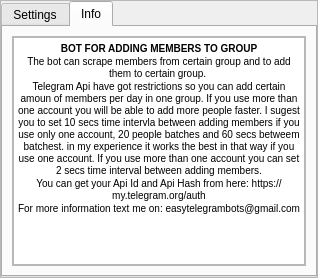
<?xml version="1.0" encoding="UTF-8"?>
<ui version="4.0">
 <class>Settings_2</class>
 <widget class="QWidget" name="Settings_2">
  <property name="geometry">
   <rect>
    <x>0</x>
    <y>0</y>
    <width>318</width>
    <height>278</height>
   </rect>
  </property>
  <property name="windowTitle">
   <string>Form</string>
  </property>
  <layout class="QVBoxLayout" name="verticalLayout">
   <property name="spacing">
    <number>0</number>
   </property>
   <property name="leftMargin">
    <number>0</number>
   </property>
   <property name="topMargin">
    <number>0</number>
   </property>
   <property name="rightMargin">
    <number>0</number>
   </property>
   <property name="bottomMargin">
    <number>0</number>
   </property>
   <item>
    <widget class="QFrame" name="settings_body_frame">
     <property name="frameShape">
      <enum>QFrame::StyledPanel</enum>
     </property>
     <property name="frameShadow">
      <enum>QFrame::Raised</enum>
     </property>
     <layout class="QVBoxLayout" name="verticalLayout_2">
      <property name="spacing">
       <number>0</number>
      </property>
      <property name="leftMargin">
       <number>0</number>
      </property>
      <property name="topMargin">
       <number>0</number>
      </property>
      <property name="rightMargin">
       <number>0</number>
      </property>
      <property name="bottomMargin">
       <number>0</number>
      </property>
      <item>
       <widget class="QTabWidget" name="settings_menu">
        <property name="font">
         <font>
          <pointsize>9</pointsize>
         </font>
        </property>
        <property name="currentIndex">
         <number>1</number>
        </property>
        <widget class="QWidget" name="Settings">
         <attribute name="title">
          <string>Settings</string>
         </attribute>
         <layout class="QVBoxLayout" name="verticalLayout_3">
          <property name="spacing">
           <number>0</number>
          </property>
          <property name="leftMargin">
           <number>0</number>
          </property>
          <property name="topMargin">
           <number>0</number>
          </property>
          <property name="rightMargin">
           <number>0</number>
          </property>
          <property name="bottomMargin">
           <number>0</number>
          </property>
          <item>
           <widget class="QFrame" name="frame_2">
            <property name="frameShape">
             <enum>QFrame::StyledPanel</enum>
            </property>
            <property name="frameShadow">
             <enum>QFrame::Raised</enum>
            </property>
            <layout class="QVBoxLayout" name="verticalLayout_4">
             <property name="spacing">
              <number>0</number>
             </property>
             <property name="leftMargin">
              <number>0</number>
             </property>
             <property name="topMargin">
              <number>0</number>
             </property>
             <property name="rightMargin">
              <number>0</number>
             </property>
             <property name="bottomMargin">
              <number>0</number>
             </property>
             <item>
              <widget class="QFrame" name="frame">
               <property name="frameShape">
                <enum>QFrame::StyledPanel</enum>
               </property>
               <property name="frameShadow">
                <enum>QFrame::Raised</enum>
               </property>
               <layout class="QVBoxLayout" name="verticalLayout_5">
                <property name="spacing">
                 <number>0</number>
                </property>
                <property name="leftMargin">
                 <number>0</number>
                </property>
                <property name="topMargin">
                 <number>0</number>
                </property>
                <property name="rightMargin">
                 <number>0</number>
                </property>
                <property name="bottomMargin">
                 <number>0</number>
                </property>
                <item>
                 <widget class="QCheckBox" name="checkBox">
                  <property name="maximumSize">
                   <size>
                    <width>200</width>
                    <height>16777215</height>
                   </size>
                  </property>
                  <property name="text">
                   <string>Add members by Id</string>
                  </property>
                 </widget>
                </item>
                <item>
                 <widget class="QCheckBox" name="checkBox_2">
                  <property name="text">
                   <string>Add members by username</string>
                  </property>
                 </widget>
                </item>
                <item>
                 <widget class="QCheckBox" name="checkBox_3">
                  <property name="text">
                   <string>Skip already added users</string>
                  </property>
                 </widget>
                </item>
                <item>
                 <widget class="QCheckBox" name="checkBox_4">
                  <property name="text">
                   <string>Automatic settings for multiple accounts</string>
                  </property>
                 </widget>
                </item>
               </layout>
              </widget>
             </item>
             <item>
              <widget class="QFrame" name="frame_3">
               <property name="frameShape">
                <enum>QFrame::StyledPanel</enum>
               </property>
               <property name="frameShadow">
                <enum>QFrame::Raised</enum>
               </property>
               <layout class="QHBoxLayout" name="horizontalLayout">
                <property name="leftMargin">
                 <number>11</number>
                </property>
                <property name="topMargin">
                 <number>11</number>
                </property>
                <property name="rightMargin">
                 <number>11</number>
                </property>
                <property name="bottomMargin">
                 <number>11</number>
                </property>
                <item>
                 <widget class="QFrame" name="frame_4">
                  <property name="sizePolicy">
                   <sizepolicy hsizetype="Expanding" vsizetype="Preferred">
                    <horstretch>0</horstretch>
                    <verstretch>0</verstretch>
                   </sizepolicy>
                  </property>
                  <property name="frameShape">
                   <enum>QFrame::StyledPanel</enum>
                  </property>
                  <property name="frameShadow">
                   <enum>QFrame::Raised</enum>
                  </property>
                  <layout class="QVBoxLayout" name="verticalLayout_8">
                   <property name="spacing">
                    <number>0</number>
                   </property>
                   <property name="leftMargin">
                    <number>0</number>
                   </property>
                   <property name="topMargin">
                    <number>0</number>
                   </property>
                   <property name="rightMargin">
                    <number>0</number>
                   </property>
                   <property name="bottomMargin">
                    <number>0</number>
                   </property>
                   <item>
                    <widget class="QLabel" name="label">
                     <property name="text">
                      <string>Interval between member add(secs)</string>
                     </property>
                     <property name="wordWrap">
                      <bool>true</bool>
                     </property>
                    </widget>
                   </item>
                   <item>
                    <widget class="QLabel" name="label_2">
                     <property name="text">
                      <string>Interval between memeber batches(secs)</string>
                     </property>
                     <property name="wordWrap">
                      <bool>true</bool>
                     </property>
                    </widget>
                   </item>
                   <item>
                    <widget class="QLabel" name="label_3">
                     <property name="text">
                      <string>Memebrs per batch</string>
                     </property>
                    </widget>
                   </item>
                  </layout>
                 </widget>
                </item>
                <item alignment="Qt::AlignRight">
                 <widget class="QFrame" name="frame_6">
                  <property name="font">
                   <font>
                    <pointsize>3</pointsize>
                   </font>
                  </property>
                  <property name="frameShape">
                   <enum>QFrame::StyledPanel</enum>
                  </property>
                  <property name="frameShadow">
                   <enum>QFrame::Raised</enum>
                  </property>
                  <layout class="QVBoxLayout" name="verticalLayout_9">
                   <property name="spacing">
                    <number>0</number>
                   </property>
                   <property name="leftMargin">
                    <number>0</number>
                   </property>
                   <property name="topMargin">
                    <number>0</number>
                   </property>
                   <property name="rightMargin">
                    <number>0</number>
                   </property>
                   <property name="bottomMargin">
                    <number>0</number>
                   </property>
                   <item>
                    <widget class="QLineEdit" name="lineEdit">
                     <property name="maximumSize">
                      <size>
                       <width>30</width>
                       <height>16777215</height>
                      </size>
                     </property>
                     <property name="font">
                      <font>
                       <pointsize>8</pointsize>
                      </font>
                     </property>
                     <property name="placeholderText">
                      <string>10</string>
                     </property>
                    </widget>
                   </item>
                   <item>
                    <widget class="QLineEdit" name="lineEdit_2">
                     <property name="maximumSize">
                      <size>
                       <width>30</width>
                       <height>16777215</height>
                      </size>
                     </property>
                     <property name="font">
                      <font>
                       <pointsize>8</pointsize>
                      </font>
                     </property>
                     <property name="placeholderText">
                      <string>60</string>
                     </property>
                    </widget>
                   </item>
                   <item>
                    <widget class="QLineEdit" name="lineEdit_3">
                     <property name="maximumSize">
                      <size>
                       <width>30</width>
                       <height>16777215</height>
                      </size>
                     </property>
                     <property name="font">
                      <font>
                       <pointsize>8</pointsize>
                      </font>
                     </property>
                     <property name="text">
                      <string/>
                     </property>
                     <property name="placeholderText">
                      <string>20</string>
                     </property>
                    </widget>
                   </item>
                  </layout>
                 </widget>
                </item>
               </layout>
              </widget>
             </item>
            </layout>
           </widget>
          </item>
         </layout>
        </widget>
        <widget class="QWidget" name="Info">
         <attribute name="title">
          <string>Info</string>
         </attribute>
         <layout class="QVBoxLayout" name="verticalLayout_6">
          <item>
           <widget class="QFrame" name="frame_5">
            <property name="frameShape">
             <enum>QFrame::StyledPanel</enum>
            </property>
            <property name="frameShadow">
             <enum>QFrame::Raised</enum>
            </property>
            <layout class="QVBoxLayout" name="verticalLayout_7">
             <property name="spacing">
              <number>0</number>
             </property>
             <property name="leftMargin">
              <number>0</number>
             </property>
             <property name="topMargin">
              <number>0</number>
             </property>
             <property name="rightMargin">
              <number>0</number>
             </property>
             <property name="bottomMargin">
              <number>0</number>
             </property>
             <item>
              <widget class="QTextEdit" name="textEdit">
               <property name="font">
                <font>
                 <pointsize>5</pointsize>
                </font>
               </property>
               <property name="html">
                <string>&lt;!DOCTYPE HTML PUBLIC &quot;-//W3C//DTD HTML 4.0//EN&quot; &quot;http://www.w3.org/TR/REC-html40/strict.dtd&quot;&gt;
&lt;html&gt;&lt;head&gt;&lt;meta name=&quot;qrichtext&quot; content=&quot;1&quot; /&gt;&lt;style type=&quot;text/css&quot;&gt;
p, li { white-space: pre-wrap; }
&lt;/style&gt;&lt;/head&gt;&lt;body style=&quot; font-family:'MS Shell Dlg 2'; font-size:5pt; font-weight:400; font-style:normal;&quot;&gt;
&lt;p align=&quot;center&quot; style=&quot; margin-top:0px; margin-bottom:0px; margin-left:0px; margin-right:0px; -qt-block-indent:0; text-indent:0px;&quot;&gt;&lt;span style=&quot; font-size:7.8pt; font-weight:600;&quot;&gt;BOT FOR ADDING MEMBERS TO GROUP&lt;/span&gt;&lt;/p&gt;
&lt;p align=&quot;center&quot; style=&quot; margin-top:0px; margin-bottom:0px; margin-left:0px; margin-right:0px; -qt-block-indent:0; text-indent:0px;&quot;&gt;&lt;span style=&quot; font-size:7.8pt;&quot;&gt;The bot can scrape members from certain group and to add them to certain group. &lt;/span&gt;&lt;/p&gt;
&lt;p align=&quot;center&quot; style=&quot; margin-top:0px; margin-bottom:0px; margin-left:0px; margin-right:0px; -qt-block-indent:0; text-indent:0px;&quot;&gt;&lt;span style=&quot; font-size:7.8pt;&quot;&gt;Telegram Api have got restrictions so you can add certain amoun of members per day in one group. If you use more than one account you will be able to add more people faster. I sugest you to set 10 secs time intervla between adding members if you use only one account, 20 people batches and 60 secs betweem batchest. in my experience it works the best in that way if you use one account. If you use more than one account you can set 2 secs time interval between adding members.&lt;/span&gt;&lt;/p&gt;
&lt;p align=&quot;center&quot; style=&quot; margin-top:0px; margin-bottom:0px; margin-left:0px; margin-right:0px; -qt-block-indent:0; text-indent:0px;&quot;&gt;&lt;span style=&quot; font-size:7.8pt;&quot;&gt;You can get your Api Id and Api Hash from here: https://my.telegram.org/auth&lt;/span&gt;&lt;/p&gt;
&lt;p align=&quot;center&quot; style=&quot; margin-top:0px; margin-bottom:0px; margin-left:0px; margin-right:0px; -qt-block-indent:0; text-indent:0px;&quot;&gt;&lt;span style=&quot; font-size:7.8pt;&quot;&gt;For more information text me on: easytelegrambots@gmail.com&lt;/span&gt;&lt;/p&gt;&lt;/body&gt;&lt;/html&gt;</string>
               </property>
              </widget>
             </item>
            </layout>
           </widget>
          </item>
         </layout>
        </widget>
       </widget>
      </item>
     </layout>
    </widget>
   </item>
  </layout>
 </widget>
 <resources/>
 <connections/>
</ui>
